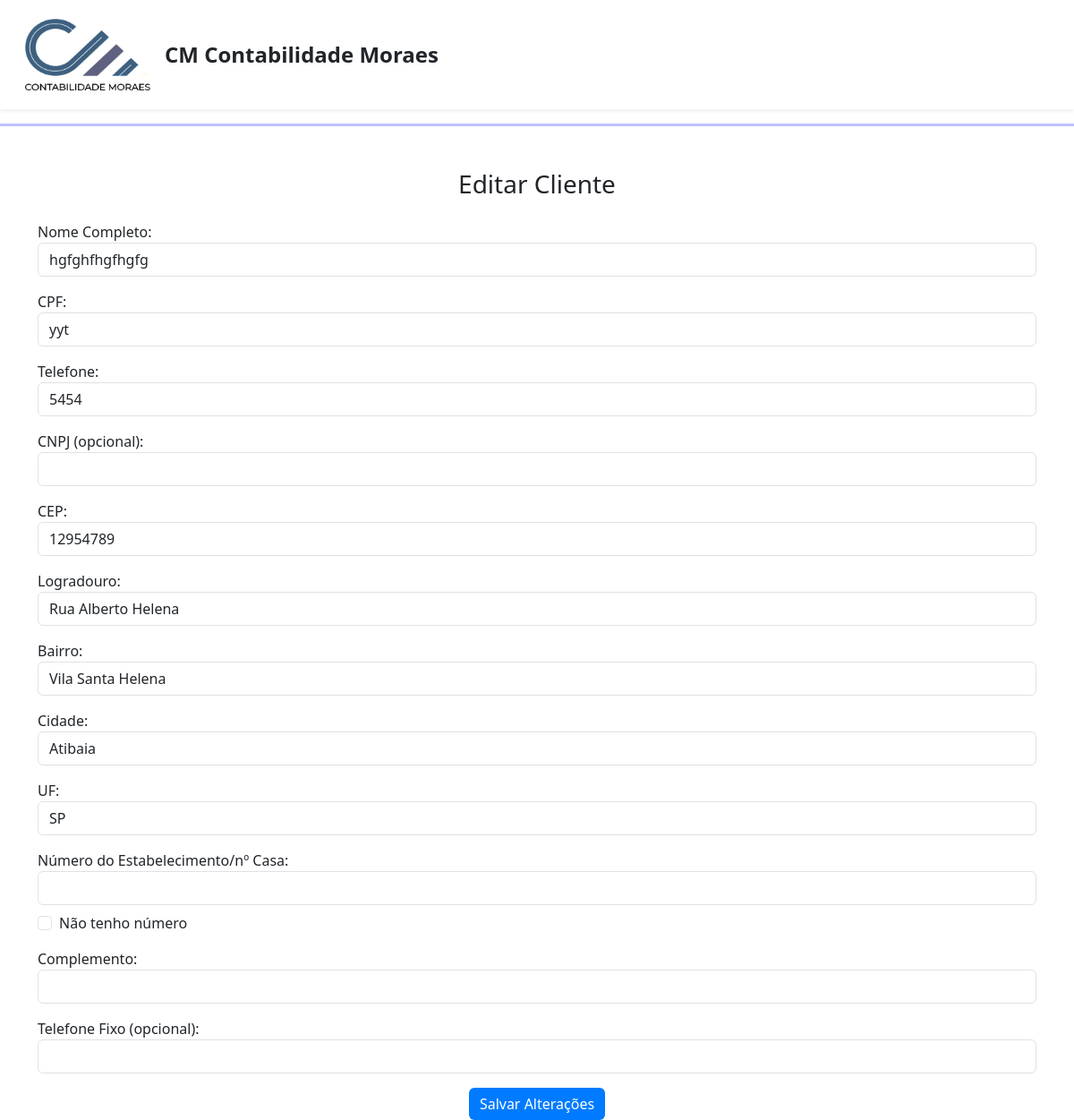
/editar_cliente.php?id=8, run on the app's committed database.
### tables this page shows
CREATE TABLE `clientes` (
  `id` int(11) NOT NULL,
  `nome_completo` varchar(255) NOT NULL,
  `cep` varchar(20) NOT NULL,
  `logradouro` varchar(255) DEFAULT NULL,
  `bairro` varchar(255) DEFAULT NULL,
  `cidade` varchar(255) DEFAULT NULL,
  `uf` varchar(10) DEFAULT NULL,
  `telefone_fixo` varchar(20) DEFAULT NULL,
  `telefone` varchar(20) NOT NULL,
  `cpf` varchar(20) NOT NULL,
  `cnpj` varchar(20) DEFAULT NULL
);

### editar_cliente.php (the view, shortened to what this page needs)
<?php
include 'header.php';
require 'connection.php';
$id = $_GET['id'];
$stmt = $pdo->prepare("SELECT * FROM clientes WHERE id = ?");
$stmt->execute([$id]);
$cliente = $stmt->fetch();
?>
<div class="container mt-5">
    <h3 class="text-center mb-4">Editar Cliente</h3>
    <form action="editar_cliente.php?id=<?php echo $id; ?>" method="POST">
        <div class="mb-3">
            <label>Nome Completo:</label>
            <input type="text" class="form-control" name="nome_completo" value="<?php echo $cliente['nome_completo']; ?>" required>
        </div>
        <div class="mb-3">
            <label>CPF:</label>
            <input type="text" class="form-control" name="cpf" id="cpf" value="<?php echo $cliente['cpf']; ?>" required>
        </div>
        <div class="mb-3">
            <label>Telefone:</label>
            <input type="text" class="form-control" name="telefone" id="telefone" value="<?php echo $cliente['telefone']; ?>" required>
        </div>
        <div class="mb-3">
            <label>CNPJ (opcional):</label>
            <input type="text" class="form-control" name="cnpj" id="cnpj" value="<?php echo $cliente['cnpj']; ?>">
        </div>
        <div class="mb-3">
            <label>CEP:</label>
            <input type="text" class="form-control" id="cep" name="cep" value="<?php echo $cliente['cep']; ?>" onblur="buscarCep('cep','logradouro','bairro','cidade','uf')" required>
        </div>
        <div class="mb-3">
            <label>Logradouro:</label>
            <input type="text" class="form-control" id="logradouro" name="logradouro" value="<?php echo $cliente['logradouro']; ?>" readonly>
        </div>
        <div class="mb-3">
            <label>Bairro:</label>
            <input type="text" class="form-control" id="bairro" name="bairro" value="<?php echo $cliente['bairro']; ?>" readonly>
        </div>
        <div class="mb-3">
            <label>Cidade:</label>
            <input type="text" class="form-control" id="cidade" name="cidade" value="<?php echo $cliente['cidade']; ?>" readonly>
        </div>
        <div class="mb-3">
            <label>UF:</label>
            <input type="text" class="form-control" id="uf" name="uf" value="<?php echo $cliente['uf']; ?>" readonly>
        </div>
        <div class="mb-3">
            <label>Número do Estabelecimento/nº Casa:</label>
            <input type="text" class="form-control" name="numero" id="numero" value="<?php echo $cliente['numero']; ?>" required>
            <div class="form-check mt-2">
                <input type="checkbox" class="form-check-input" id="noNumber" onclick="toggleNumberField()">
                <label class="form-check-label" for="noNumber">Não tenho número</label>
            </div>
        </div>
        <div class="mb-3">
            <label>Complemento:</label>
            <input type="text" class="form-control" name="complemento" value="<?php echo $cliente['complemento']; ?>">
        </div>
        <div class="mb-3">
            <label>Telefone Fixo (opcional):</label>
            <input type="text" class="form-control" name="telefone_fixo" id="telefone_fixo" value="<?php echo $cliente['telefone_fixo']; ?>">
        </div>
        <div class="text-center mt-3">
            <button type="submit" class="btn btn-primary">Salvar Alterações</button>
        </div>
    </form>
</div>
<?php include 'footer.php'; ?>

### styles.css (style rules this page uses)
body { background-color: #ffffff; }
.btn-primary { background-color: #007bff; border: none; }

### data on the page
clientes: nome_completo "hgfghfhgfhgfg", cpf "yyt", telefone "5454", cep "12954789", logradouro "Rua Alberto Helena", bairro "Vila Santa Helena", cidade "Atibaia", uf "SP"
